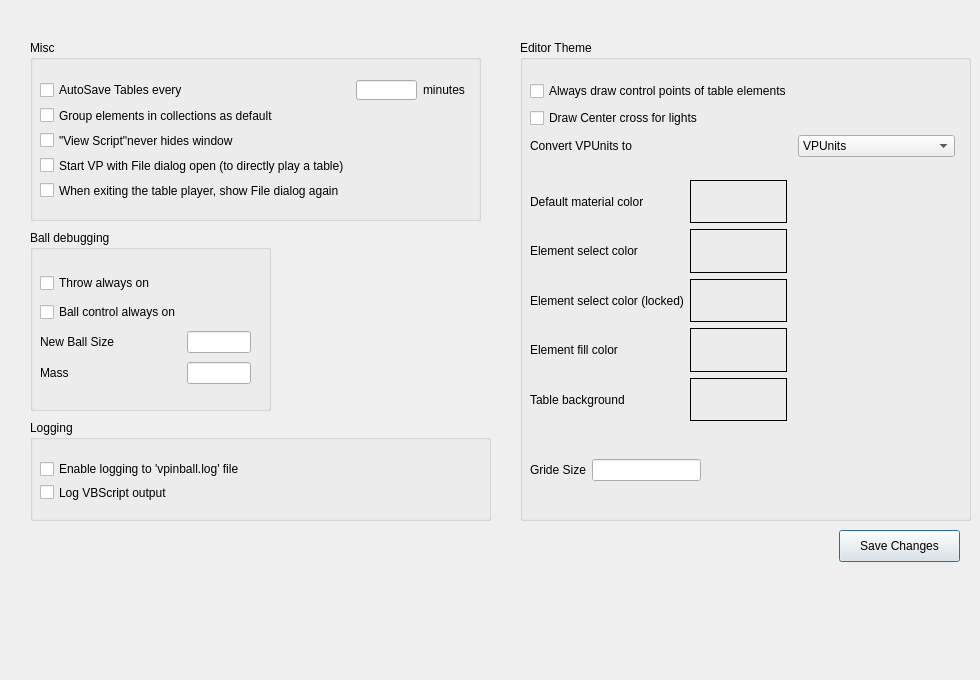
   <widget class="QWidget" name="Editor">
    <attribute name="title">
     <string>Editor</string>
    </attribute>
    <widget class="QGroupBox" name="groupBox_27">
     <property name="geometry">
      <rect>
       <x>30</x>
       <y>40</y>
       <width>451</width>
       <height>181</height>
      </rect>
     </property>
     <property name="title">
      <string>Misc</string>
     </property>
     <widget class="QWidget" name="gridLayoutWidget_19">
      <property name="geometry">
       <rect>
        <x>10</x>
        <y>40</y>
        <width>425</width>
        <height>120</height>
       </rect>
      </property>
      <layout class="QGridLayout" name="gridLayout_20">
       <item row="1" column="0">
        <widget class="QCheckBox" name="GroupElementsInCollection">
         <property name="text">
          <string>Group elements in collections as default</string>
         </property>
        </widget>
       </item>
       <item row="0" column="1">
        <widget class="QLineEdit" name="AutoSaveTime">
         <property name="text">
          <string/>
         </property>
        </widget>
       </item>
       <item row="2" column="0">
        <widget class="QCheckBox" name="AlwaysViewScript">
         <property name="text">
          <string>&quot;View Script&quot;never hides window</string>
         </property>
        </widget>
       </item>
       <item row="3" column="0">
        <widget class="QCheckBox" name="SelectTableOnStart">
         <property name="text">
          <string>Start VP with File dialog open (to directly play a table)</string>
         </property>
        </widget>
       </item>
       <item row="0" column="0">
        <widget class="QCheckBox" name="AutoSaveOn">
         <property name="text">
          <string>AutoSave Tables every</string>
         </property>
        </widget>
       </item>
       <item row="4" column="0">
        <widget class="QCheckBox" name="SelectTableOnPlayerClose">
         <property name="text">
          <string>When exiting the table player, show File dialog again</string>
         </property>
        </widget>
       </item>
       <item row="0" column="2">
        <widget class="QLabel" name="label_168">
         <property name="text">
          <string>minutes</string>
         </property>
        </widget>
       </item>
      </layout>
     </widget>
    </widget>
    <widget class="QGroupBox" name="groupBox_28">
     <property name="geometry">
      <rect>
       <x>30</x>
       <y>230</y>
       <width>241</width>
       <height>181</height>
      </rect>
     </property>
     <property name="title">
      <string>Ball debugging</string>
     </property>
     <widget class="QWidget" name="gridLayoutWidget_21">
      <property name="geometry">
       <rect>
        <x>10</x>
        <y>40</y>
        <width>211</width>
        <height>120</height>
       </rect>
      </property>
      <layout class="QGridLayout" name="gridLayout_22">
       <item row="0" column="0">
        <widget class="QCheckBox" name="ThrowBallsAlwaysOn">
         <property name="text">
          <string>Throw always on</string>
         </property>
        </widget>
       </item>
       <item row="1" column="0">
        <widget class="QCheckBox" name="BallControlAlwaysOn">
         <property name="text">
          <string>Ball control always on</string>
         </property>
        </widget>
       </item>
       <item row="3" column="1">
        <widget class="QLineEdit" name="ThrowBallMass">
         <property name="inputMask">
          <string>999999</string>
         </property>
         <property name="text">
          <string/>
         </property>
        </widget>
       </item>
       <item row="2" column="1">
        <widget class="QLineEdit" name="ThrowBallSize">
         <property name="inputMask">
          <string>999999</string>
         </property>
         <property name="text">
          <string/>
         </property>
        </widget>
       </item>
       <item row="2" column="0">
        <widget class="QLabel" name="FillColor_2">
         <property name="text">
          <string>New Ball Size</string>
         </property>
        </widget>
       </item>
       <item row="3" column="0">
        <widget class="QLabel" name="FillColor_3">
         <property name="text">
          <string>Mass</string>
         </property>
        </widget>
       </item>
      </layout>
     </widget>
    </widget>
    <widget class="QGroupBox" name="groupBox_29">
     <property name="geometry">
      <rect>
       <x>30</x>
       <y>420</y>
       <width>461</width>
       <height>101</height>
      </rect>
     </property>
     <property name="title">
      <string>Logging</string>
     </property>
     <widget class="QWidget" name="gridLayoutWidget_22">
      <property name="geometry">
       <rect>
        <x>10</x>
        <y>40</y>
        <width>425</width>
        <height>41</height>
       </rect>
      </property>
      <layout class="QGridLayout" name="gridLayout_23">
       <item row="1" column="0">
        <widget class="QCheckBox" name="LogScriptOutput">
         <property name="text">
          <string>Log VBScript output</string>
         </property>
        </widget>
       </item>
       <item row="0" column="0">
        <widget class="QCheckBox" name="EnableLog">
         <property name="text">
          <string>Enable logging to 'vpinball.log' file</string>
         </property>
        </widget>
       </item>
      </layout>
     </widget>
    </widget>
    <widget class="QPushButton" name="ButtonSaveEditorOptions">
     <property name="geometry">
      <rect>
       <x>839</x>
       <y>530</y>
       <width>121</width>
       <height>32</height>
      </rect>
     </property>
     <property name="text">
      <string>Save Changes</string>
     </property>
     <property name="icon">
      <iconset theme="QIcon::ThemeIcon::DocumentSave"/>
     </property>
     <property name="default">
      <bool>true</bool>
     </property>
    </widget>
    <widget class="QGroupBox" name="groupBox_39">
     <property name="geometry">
      <rect>
       <x>520</x>
       <y>40</y>
       <width>451</width>
       <height>481</height>
      </rect>
     </property>
     <property name="title">
      <string>Editor Theme</string>
     </property>
     <widget class="QWidget" name="gridLayoutWidget_53">
      <property name="geometry">
       <rect>
        <x>10</x>
        <y>40</y>
        <width>425</width>
        <height>79</height>
       </rect>
      </property>
      <layout class="QGridLayout" name="gridLayout_57">
       <item row="1" column="0">
        <widget class="QCheckBox" name="DrawLightCenters">
         <property name="text">
          <string>Draw Center cross for lights</string>
         </property>
        </widget>
       </item>
       <item row="2" column="0">
        <widget class="QLabel" name="label_258">
         <property name="text">
          <string>Convert VPUnits to</string>
         </property>
        </widget>
       </item>
       <item row="0" column="0">
        <widget class="QCheckBox" name="ShowDragPoints">
         <property name="text">
          <string>Always draw control points of table elements</string>
         </property>
        </widget>
       </item>
       <item row="2" column="1">
        <widget class="QComboBox" name="Units">
         <item>
          <property name="text">
           <string>VPUnits</string>
          </property>
         </item>
         <item>
          <property name="text">
           <string>Inches</string>
          </property>
         </item>
         <item>
          <property name="text">
           <string>Milimiters</string>
          </property>
         </item>
        </widget>
       </item>
      </layout>
     </widget>
     <widget class="QWidget" name="gridLayoutWidget_54">
      <property name="geometry">
       <rect>
        <x>10</x>
        <y>140</y>
        <width>257</width>
        <height>241</height>
       </rect>
      </property>
      <layout class="QGridLayout" name="gridLayout_58">
       <item row="4" column="0">
        <widget class="QLabel" name="LabelBackgroundColor">
         <property name="text">
          <string>Table background</string>
         </property>
        </widget>
       </item>
       <item row="2" column="0">
        <widget class="QLabel" name="LbaelElementSelectLockedColor">
         <property name="text">
          <string>Element select color (locked)</string>
         </property>
        </widget>
       </item>
       <item row="3" column="0">
        <widget class="QLabel" name="LabelFillColor">
         <property name="text">
          <string>Element fill color</string>
         </property>
        </widget>
       </item>
       <item row="0" column="0">
        <widget class="QLabel" name="label_259">
         <property name="text">
          <string>Default material color</string>
         </property>
        </widget>
       </item>
       <item row="1" column="0">
        <widget class="QLabel" name="LabelElementSelectColor">
         <property name="text">
          <string>Element select color</string>
         </property>
        </widget>
       </item>
       <item row="0" column="1">
        <widget class="QLabel" name="DefaultMaterialColor">
         <property name="autoFillBackground">
          <bool>false</bool>
         </property>
         <property name="frameShape">
          <enum>QFrame::Shape::Box</enum>
         </property>
         <property name="text">
          <string/>
         </property>
        </widget>
       </item>
       <item row="1" column="1">
        <widget class="QLabel" name="ElementSelectColor">
         <property name="autoFillBackground">
          <bool>false</bool>
         </property>
         <property name="frameShape">
          <enum>QFrame::Shape::Box</enum>
         </property>
         <property name="text">
          <string/>
         </property>
        </widget>
       </item>
       <item row="2" column="1">
        <widget class="QLabel" name="ElementSelectLockedColor">
         <property name="autoFillBackground">
          <bool>false</bool>
         </property>
         <property name="frameShape">
          <enum>QFrame::Shape::Box</enum>
         </property>
         <property name="text">
          <string/>
         </property>
        </widget>
       </item>
       <item row="3" column="1">
        <widget class="QLabel" name="FillColor">
         <property name="autoFillBackground">
          <bool>false</bool>
         </property>
         <property name="frameShape">
          <enum>QFrame::Shape::Box</enum>
         </property>
         <property name="text">
          <string/>
         </property>
        </widget>
       </item>
       <item row="4" column="1">
        <widget class="QLabel" name="BackgroundColor">
         <property name="autoFillBackground">
          <bool>false</bool>
         </property>
         <property name="frameShape">
          <enum>QFrame::Shape::Box</enum>
         </property>
         <property name="text">
          <string/>
         </property>
        </widget>
       </item>
      </layout>
     </widget>
     <widget class="QWidget" name="gridLayoutWidget_55">
      <property name="geometry">
       <rect>
        <x>10</x>
        <y>410</y>
        <width>171</width>
        <height>41</height>
       </rect>
      </property>
      <layout class="QGridLayout" name="gridLayout_59">
       <item row="0" column="0">
        <widget class="QLabel" name="label_264">
         <property name="text">
          <string>Gride Size</string>
         </property>
        </widget>
       </item>
       <item row="0" column="1">
        <widget class="QLineEdit" name="GridSize">
         <property name="inputMask">
          <string>999999</string>
         </property>
        </widget>
       </item>
      </layout>
     </widget>
    </widget>
    <widget class="QLabel" name="label_454">
     <property name="geometry">
      <rect>
       <x>340</x>
       <y>610</y>
       <width>61</width>
       <height>61</height>
      </rect>
     </property>
     <property name="text">
      <string/>
     </property>
    </widget>
   </widget>
